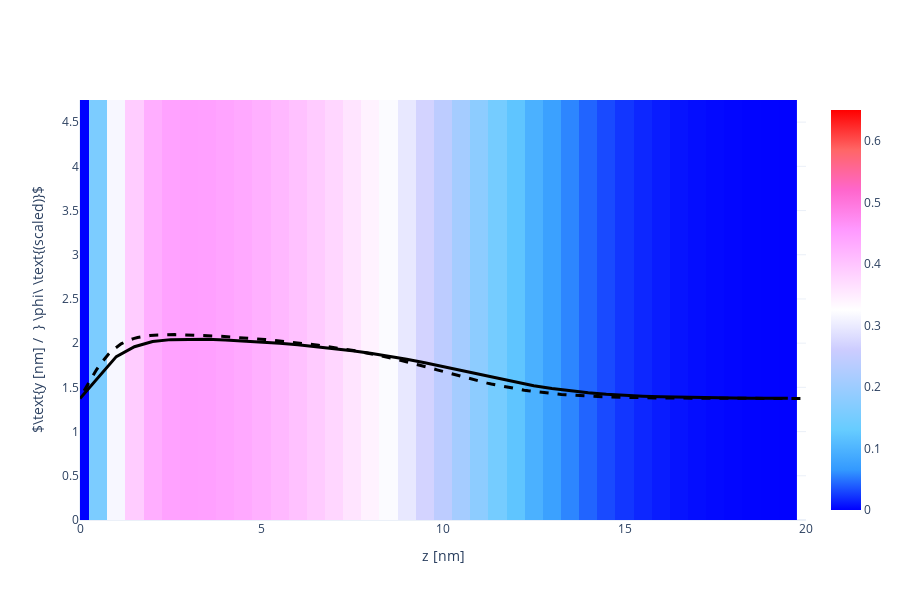

This figure's notebook cell:
### Code cell
X, Y, Z = np.array(phAr.iloc[:,0]), np.array(phAr.iloc[:,1]), np.array(phAr.iloc[:,2])
vol = np.array(phAr.iloc[:,3])

Lz_max = 20
vol = vol[Z < Lz_max]
X = X[Z < Lz_max]
Y = Y[Z < Lz_max]
Z = Z[Z < Lz_max]

Nz_new = int(len(Z)/Nx/Ny)
x = [X[i*Ny*Nz_new] for i in range(Nx)]
y = [Y[j*Nz_new]    for j in range(Ny)]
z = [Z[k]           for k in range(Nz_new)]

xslice = 10
islice = int(xslice*(x[1]-x[0]))
vol = np.array([vol[(islice*Ny+j)*Nz_new+k] for j in range(Ny) for k in range(Nz_new)]).reshape(Ny, Nz_new)

import plotly.graph_objects as go
heatmap = go.Heatmap(
            x=z, y=y, z=vol,
            zmin = 0.0, zmax = 0.65,
            colorscale= 'Picnic'
          )
scatter = go.Scatter(
            x = z,
            y = 1.5*vol[int(Ny/2), :] + max(y)/2-1,
            line = dict(color='black', width=3)
          )

fname = GIT+'ph_a000x055_1D.dat'
df = pd.read_csv(fname, sep="\s+", skiprows=0)
a000x075_1d = pd.DataFrame([df.iloc[:,0], df.iloc[:,1]], index=['z', 'pha']).T

reference = go.Scatter(
                x = a000x075_1d.z,
                y = 1.5*a000x075_1d.pha + max(y)/2-1,
                line = dict(color='black', width=3, dash='dash')
            )

layout = go.Layout( xaxis_range = [0, Lz_max], yaxis_range = [0, y[-1]],
                    yaxis_title = r'$\text{y [nm] /  } \phi\ \text{(scaled)}$', xaxis_title = 'z [nm]',
                    scene_xaxis_showticklabels=True,
                    scene_yaxis_showticklabels=True,
                    scene_zaxis_showticklabels=True,
                    showlegend = False,
                    template='plotly_white', width=900, height=600)
fig = go.Figure(data = [heatmap, scatter, reference], layout = layout)
fig.show()

### Figure 1 — Plotly figure (JSON) as saved in the notebook; plotly's stock layout.template omitted (floating-point values rounded to 4 significant figures; data arrays with more than 128 entries replaced by an {"elided": "..."} marker saying what was removed)
{"data": [{"colorscale": [[0, "rgb(0,0,255)"], [0.1, "rgb(51,153,255)"], [0.2, "rgb(102,204,255)"], [0.3, "rgb(153,204,255)"], [0.4, "rgb(204,204,255)"], [0.5, "rgb(255,255,255)"], [0.6, "rgb(255,204,255)"], [0.7, "rgb(255,153,255)"], [0.8, "rgb(255,102,204)"], [0.9, "rgb(255,102,102)"], [1, "rgb(255,0,0)"]], "type": "heatmap", "x": [0, 0.5, 1, 1.5, 2, 2.5, 3, 3.5, 4, 4.5, 5, 5.5, 6, 6.5, 7, 7.5, 8, 8.5, 9, 9.5, 10, 10.5, 11, 11.5, 12, 12.5, 13, 13.5, 14, 14.5, 15, 15.5, 16, 16.5, 17, 17.5, 18, 18.5, 19, 19.5], "y": [0, 0.25, 0.5, 0.75, 1, 1.25, 1.5, 1.75, 2, 2.25, 2.5, 2.75, 3, 3.25, 3.5, 3.75, 4, 4.25, 4.5, 4.75], "z": {"elided": "20x40 float values"}, "zmax": 0.65, "zmin": 0}, {"line": {"color": "black", "width": 3}, "type": "scatter", "x": [0, 0.5, 1, 1.5, 2, 2.5, 3, 3.5, 4, 4.5, 5, 5.5, 6, 6.5, 7, 7.5, 8, 8.5, 9, 9.5, 10, 10.5, 11, 11.5, 12, 12.5, 13, 13.5, 14, 14.5, 15, 15.5, 16, 16.5, 17, 17.5, 18, 18.5, 19, 19.5], "y": [1.375, 1.612, 1.848, 1.959, 2.018, 2.04, 2.046, 2.043, 2.036, 2.026, 2.013, 1.999, 1.981, 1.962, 1.94, 1.915, 1.887, 1.855, 1.819, 1.779, 1.736, 1.69, 1.644, 1.599, 1.557, 1.519, 1.487, 1.46, 1.439, 1.422, 1.409, 1.4, 1.393, 1.387, 1.384, 1.381, 1.379, 1.378, 1.377, 1.376]}, {"line": {"color": "black", "dash": "dash", "width": 3}, "type": "scatter", "x": {"elided": "440 float values"}, "y": {"elided": "440 float values"}}], "layout": {"height": 600, "scene": {"xaxis": {"showticklabels": true}, "yaxis": {"showticklabels": true}, "zaxis": {"showticklabels": true}}, "showlegend": false, "width": 900, "xaxis": {"range": [0, 20], "title": {"text": "z [nm]"}, "type": "linear"}, "yaxis": {"range": [0, 4.75], "title": {"text": "$\\text{y [nm] /  } \\phi\\ \\text{(scaled)}$"}, "type": "linear"}}}
